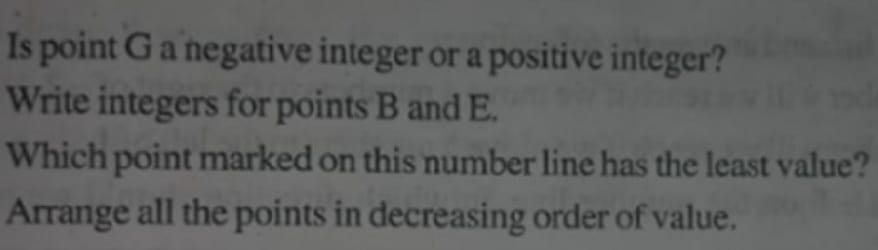
#> input picture div.jpg, 878 x 250 px
$ python handtotext.py
#> lines starting #> are read from the running program, lines starting #| are printed output that depends on the picture; after the words box and inside, x2 and y2 are one past the last pixel; in counts of white or black regions, pixels touching at a corner belong together
import cv2
import pytesseract
import numpy as np
from PIL import Image
import matplotlib.pyplot as plt

# Set Tesseract path (Windows users only)
# pytesseract.pytesseract.tesseract_cmd = r"C:\Program Files\Tesseract-OCR\tesseract.exe"

def preprocess_image(image_path):
    """
    Preprocesses the image to improve OCR accuracy.

    Steps:
    - Convert to grayscale
    - Apply thresholding (adaptive or OTSU)
    - Remove noise
    """
    # Read the image
    image = cv2.imread(image_path)

    # Convert to grayscale
    gray = cv2.cvtColor(image, cv2.COLOR_BGR2GRAY)

    # Apply OTSU's thresholding
    _, thresh = cv2.threshold(gray, 0, 255, cv2.THRESH_BINARY + cv2.THRESH_OTSU)

    # Optional: Apply dilation & erosion to remove noise
    kernel = np.ones((1, 1), np.uint8)
    processed_img = cv2.dilate(thresh, kernel, iterations=1)
    processed_img = cv2.erode(processed_img, kernel, iterations=1)

    return processed_img

def extract_handwritten_text(image_path):
    """
    Recognizes handwriting from an image using Tesseract OCR.
    """
    # Preprocess the image
    processed_img = preprocess_image(image_path)

    # Perform OCR using Tesseract
    extracted_text = pytesseract.image_to_string(processed_img, lang='eng')


    return extracted_text

def display_image(image_path):
    """
    Displays the given image using Matplotlib.
    """
#> called with image_path = 'div.jpg'
    image = cv2.imread(image_path)
#> image is the input picture: shape (250, 878, 3); mean B, G, R 95, 95.7, 94.6
    image = cv2.cvtColor(image, cv2.COLOR_BGR2RGB)  # Convert BGR to RGB
    plt.imshow(image)
    plt.axis("off")
    plt.show()

# Example usage
if __name__ == "__main__":
    image_path = "div.jpg"  # Replace with your handwriting image file
    display_image(image_path)
    text.txt = extract_handwritten_text(image_path)
#> in preprocess_image, `_, thresh = cv2.threshold(gray, 0, 255, cv2.THRESH_BINARY + cv2.THRESH..`:
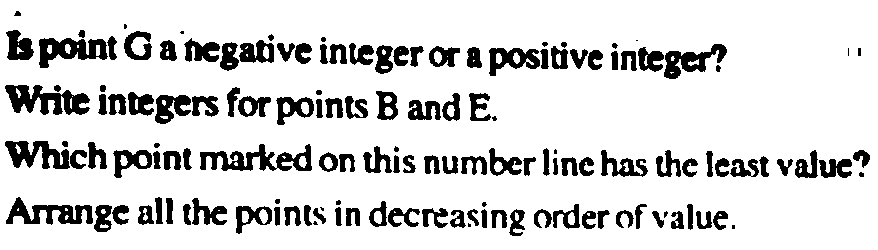
#> thresh: shape (250, 878); 84.6% white; 140 black regions (12 under 20 px), largest, box (x1, y1, x2, y2) and area: (5, 85, 90, 115) 1429, (200, 144, 312, 171) 1411, (39, 38, 108, 68) 1152
#> (the run stopped early here; a loop or call above may not have finished)
